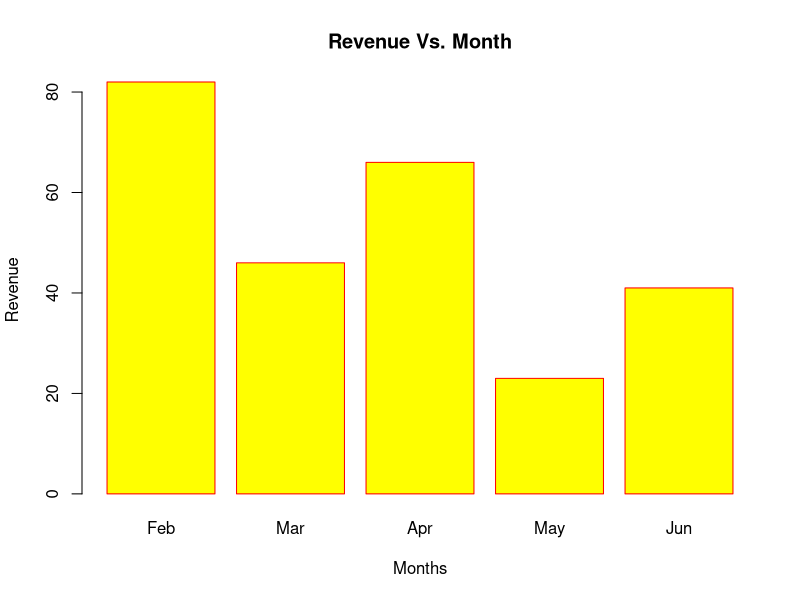
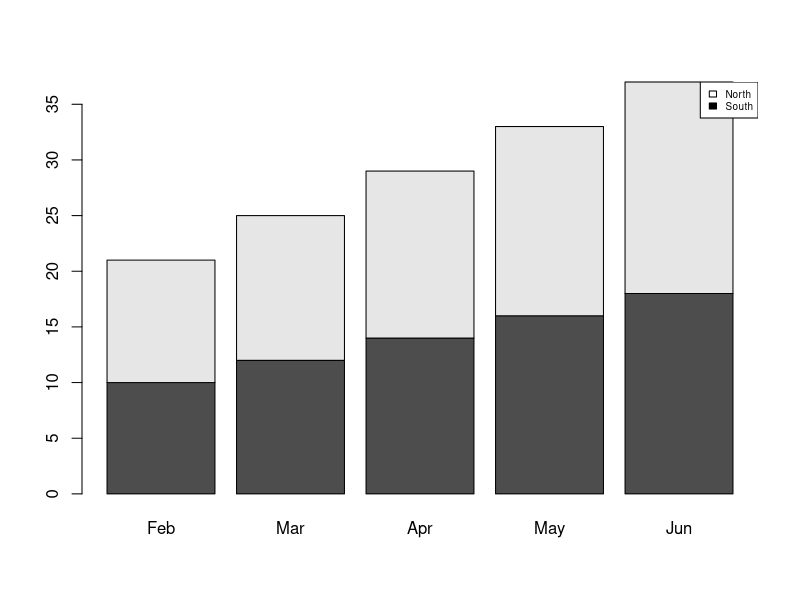

The R script that drew these images, in order:
#Bar Charts -

#Specifically used for Categorical Data -

#barplot() function

# H: vector that is passed, xlab, ylab: labels, main: Title, names.arg: vector of names for each bar, col: colors for bars

H1 <- c(82, 46, 66, 23, 41)
H2 <- c("Feb", "Mar", "Apr", "May", "Jun")

barplot(H1, names.arg = H2, col = "yellow", border = "red", main = "Revenue Vs. Month", xlab = "Months", ylab = "Revenue")


#Group Bar and Stacked Bar Charts -

values <- matrix(c(10,11,12,13,14,15, 16, 17, 18, 19, 20), nrow = 2, ncol = 5, byrow = FALSE)
direc <- c("North", "South")
H2 <- c("Feb", "Mar", "Apr", "May", "Jun")
barplot(values, names.arg = H2)
legend("topright", direc, cex = 0.6, fill = c("white", "black"))

